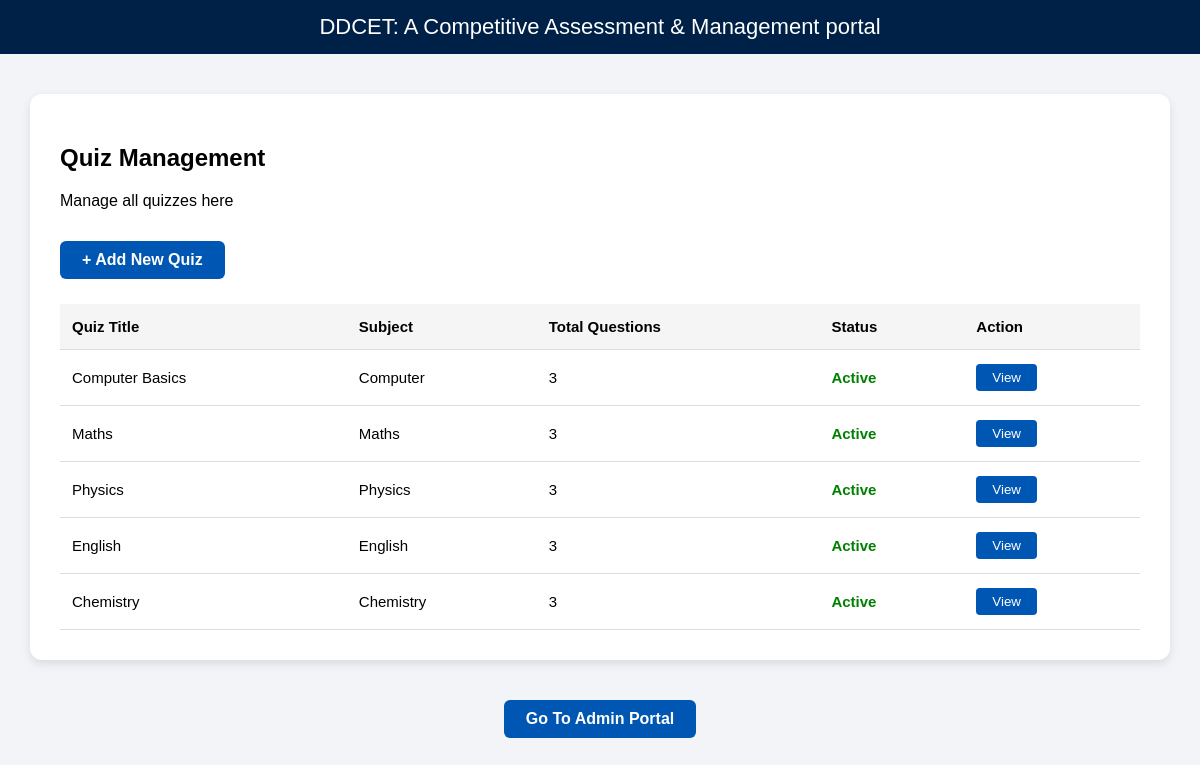
The app's page /admin-quizzes/ (signed in) with its own data.
### ddcetapp1/models.py (models this page shows, shortened)
class Quiz(models.Model):
    title = models.CharField(max_length=200)
    subject = models.CharField(max_length=100)
    total_questions = models.IntegerField()
    status = models.CharField(
        max_length=10,
        choices=(("Active", "Active"), ("Inactive", "Inactive")),
        default="Active"
    )

### ddcetapp1/views.py (the view)
# urls.py: path('admin-quizzes/', views.admin_quizzes, name='admin_quizzes'),
@login_required
def admin_quizzes(request):
    if not request.user.is_superuser:
        return redirect('login')
    quizzes = Quiz.objects.all()
    return render(request, 'admin-quizzes.html', {"quizzes": quizzes})

### ddcetapp1/templates/admin-quizzes.html (shortened to what this page needs)
{% load static %}
<!DOCTYPE html>
<html>
<head>
    <link rel="stylesheet" href="{% static 'css/admin-quizzes.css' %}">
    <link rel="stylesheet" href="{% static 'css/responsive.css' %}">
</head>
<body>
<header>DDCET: A Competitive Assessment & Management portal</header>
<div class="container">
    <h2>Quiz Management</h2>
    <p>Manage all quizzes here</p>
    <a href="{% url 'add_quiz' %}" class="add-btn">+ Add New Quiz</a>
    <table>
        <tr>
            <th>Quiz Title</th>
            <th>Subject</th>
            <th>Total Questions</th>
            <th>Status</th>
            <th>Action</th>
        </tr>
        {% for quiz in quizzes %}
        <tr>
            <td>{{ quiz.title }}</td>
            <td>{{ quiz.subject }}</td>
            <td>{{ quiz.total_questions }}</td>
            <td class="{{ quiz.status|lower }}">{{ quiz.status }}</td>
            <td>
                <a href="{% url 'view_quiz' quiz.id %}">
                    <button class="view-btn">View</button>
                </a>
            </td>
        </tr>
        {% empty %}
        <tr>
            <td colspan="5" style="text-align:center;">No quizzes added yet</td>
        </tr>
        {% endfor %}
    </table>
</div>
<div class="admin-portal-outside">
    <a href="{% url 'admin_dashboard' %}" class="admin-portal-btn">
        Go To Admin Portal
    </a>
</div>
</body>
</html>

### ddcetapp1/static/css/admin-quizzes.css (style rules this page uses)
body { font-family: Poppins, sans-serif; background: #f2f4f8; margin: 0; }
header { background: #002147; color: white; padding: 14px; text-align: center; font-size: 22px; }
.container { background: white; width: 90%; margin: 40px auto; padding: 30px; border-radius: 12px; box-shadow: 0 4px 10px rgba(0,0,0,0.1); }
.add-btn { display: inline-block; margin: 15px 0 25px; padding: 10px 22px; background: #0056b3; color: white; text-decoration: none; border-radius: 6px; font-weight: 600; }
table { width: 100%; border-collapse: collapse; }
th, td { padding: 14px 12px; border-bottom: 1px solid #ddd; font-size: 15px; }
th { background: #f5f5f5; text-align: left; }
.active { color: green; font-weight: 600; }
.view-btn { padding: 6px 16px; background: #0056b3; color: white; border: none; border-radius: 4px; cursor: pointer; }
.admin-portal-outside { text-align: center; margin: 30px 0 50px; }
.admin-portal-btn { display: inline-block; padding: 10px 22px; background: #0056b3; color: white; text-decoration: none; border-radius: 6px; font-weight: 600; }

### records on screen
Quiz: title "Computer Basics", subject "Computer", total_questions "3", status "Active"
Quiz: title "Maths", subject "Maths", total_questions "3", status "Active"
Quiz: title "Physics", subject "Physics", total_questions "3", status "Active"
Quiz: title "English", subject "English", total_questions "3", status "Active"
Quiz: title "Chemistry", subject "Chemistry", total_questions "3", status "Active"
